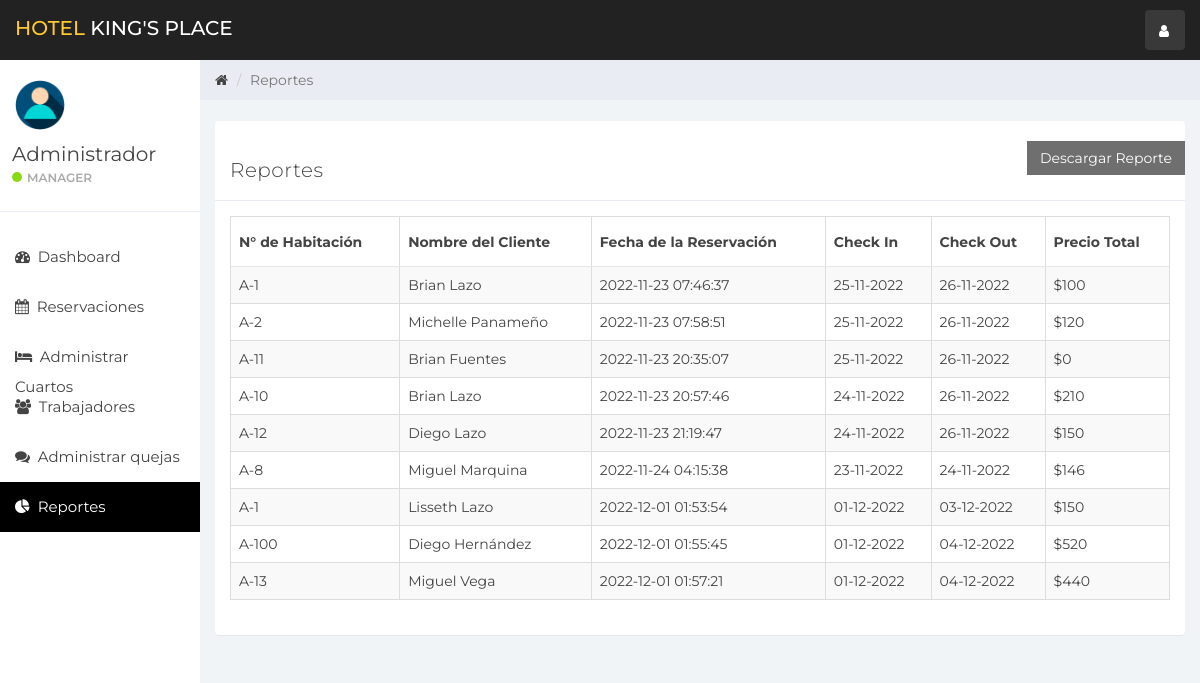
The app's page /index.php?estadist (signed in), older data.
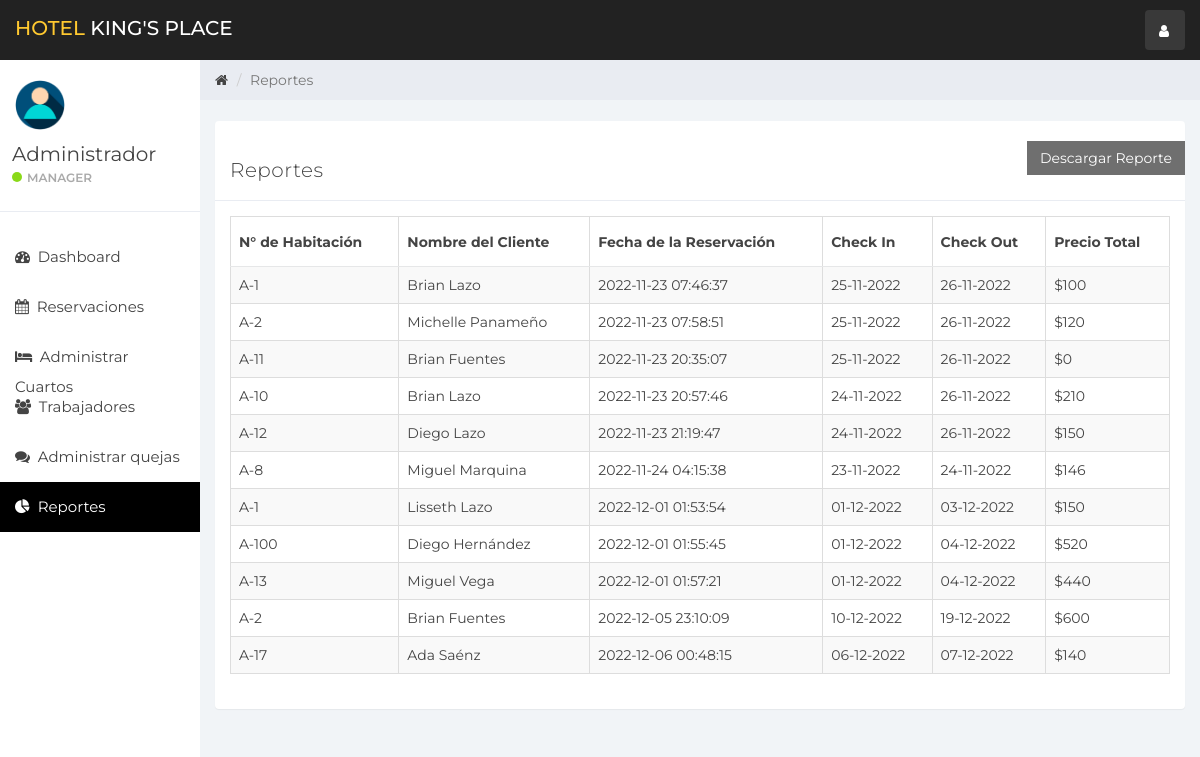
The same page, newer data.
### tables this page shows
CREATE TABLE `reservacion` (
  `id_reservacion` int(10) NOT NULL,
  `id_cliente` int(10) NOT NULL,
  `id_habitacion` int(10) NOT NULL,
  `fecha_reserva` timestamp NOT NULL DEFAULT current_timestamp(),
  `check_in` varchar(100) DEFAULT NULL,
  `check_out` varchar(100) NOT NULL,
  `precioTotal` int(10) NOT NULL,
  `precioRestante` int(10) NOT NULL,
  `EstadoPago` tinyint(1) NOT NULL
);

CREATE TABLE `habitacion` (
  `id_habitacion` int(10) NOT NULL,
  `id_tipohabitacion` int(10) NOT NULL,
  `numeroHabitacion` varchar(10) NOT NULL,
  `estado` tinyint(1) DEFAULT NULL,
  `check_in_Estado` tinyint(1) NOT NULL,
  `check_out_Estado` tinyint(1) NOT NULL,
  `EliminarEstado` tinyint(1) DEFAULT 0
);

CREATE TABLE `cliente` (
  `id_cliente` int(10) NOT NULL,
  `nombre` varchar(100) NOT NULL,
  `contacto` bigint(20) NOT NULL,
  `email` varchar(100) NOT NULL,
  `id_tipodocumento` int(10) NOT NULL,
  `n_tarjeta` varchar(20) NOT NULL,
  `direccion` varchar(100) NOT NULL
);

### estadist.php (the view, shortened to what this page needs)
<div class="col-sm-9 col-sm-offset-3 col-lg-10 col-lg-offset-2 main">
    <div class="row">
        <ol class="breadcrumb">
            <li><a href="#">
                    <em class="fa fa-home"></em>
                </a></li>
            <li class="active">Reportes</li>
        </ol>
    </div>
    <br>
    <div class="row">
        <div class="col-lg-12">
        </div>
    </div>
    <div class="row">
        <div class="col-lg-12">
            <div class="panel panel-default">
            <form action="pdf.php" method="post" accept-charset="utf-8">
                    <button type="submit" class="btn btn-secondary pull-right" style="border-radius:0%"  formtarget="_blank">Descargar Reporte</button>
                </form>
                <div class="panel-heading">Reportes</div>
                <div class="panel-body">
                    <table class="table table-striped table-bordered table-responsive" cellspacing="0" width="100%"
                           id="rooms">
                        <thead>
                        <tr>
                            <th>N° de Habitación</th>
                            <th>Nombre del Cliente</th>
                            <th>Fecha de la Reservación</th>
                            <th>Check In</th>
                            <th>Check Out</th>
                            <th>Precio Total</th>
                        </tr>
                        </thead>
                        <tbody>
                        <?php
                        $room_query = "SELECT * FROM reservacion NATURAL JOIN cliente NATURAL JOIN habitacion";
                        $rooms_result = mysqli_query($connection, $room_query);
                        if (mysqli_num_rows($rooms_result) > 0) {
                            while ($rooms = mysqli_fetch_assoc($rooms_result)) { ?>
                                <tr>
                                    <td><?php echo $rooms['numeroHabitacion'] ?></td>
                                    <td><?php echo $rooms['nombre'] ?></td>
                                    <td><?php echo $rooms['fecha_reserva'] ?></td>
                                    <td><?php echo $rooms['check_in'] ?></td>
                                    <td><?php echo $rooms['check_out'] ?></td>
                                    <td>$<?php echo $rooms['precioTotal'] ?></td>
                                    <?php }
                        } else {
                            echo "No hay reportes";
                        }
                        ?>
                        </tbody>
                    </table>
                </div>
            </div>
        </div>
    </div>

Row changes from the older to the newer data that the page shows:
added reservacion: id_habitacion.numeroHabitacion "A-2", id_cliente.nombre "Brian Fuentes", fecha_reserva "2022-12-05 23:10:09", check_in "10-12-2022", check_out "19-12-2022", precioTotal "600"
added reservacion: id_habitacion.numeroHabitacion "A-17", id_cliente.nombre "Ada Saénz", fecha_reserva "2022-12-06 00:48:15", check_in "06-12-2022", check_out "07-12-2022", precioTotal "140"
